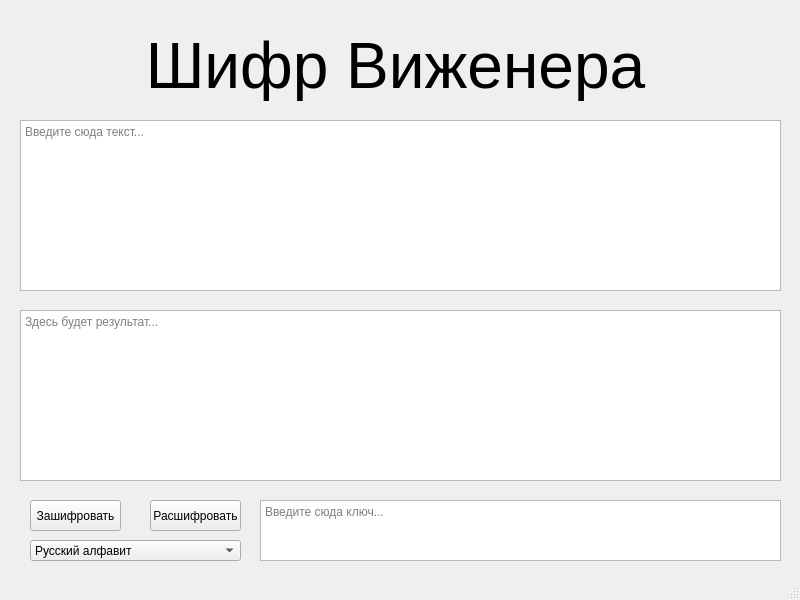
<?xml version="1.0" encoding="UTF-8"?>
<ui version="4.0">
 <class>MainWindow</class>
 <widget class="QMainWindow" name="MainWindow">
  <property name="geometry">
   <rect>
    <x>0</x>
    <y>0</y>
    <width>800</width>
    <height>600</height>
   </rect>
  </property>
  <property name="sizePolicy">
   <sizepolicy hsizetype="Fixed" vsizetype="Fixed">
    <horstretch>0</horstretch>
    <verstretch>0</verstretch>
   </sizepolicy>
  </property>
  <property name="minimumSize">
   <size>
    <width>800</width>
    <height>600</height>
   </size>
  </property>
  <property name="maximumSize">
   <size>
    <width>800</width>
    <height>600</height>
   </size>
  </property>
  <property name="windowTitle">
   <string>Шифр Виженера</string>
  </property>
  <widget class="QWidget" name="centralwidget">
   <widget class="QLabel" name="Header">
    <property name="geometry">
     <rect>
      <x>0</x>
      <y>10</y>
      <width>791</width>
      <height>111</height>
     </rect>
    </property>
    <property name="font">
     <font>
      <pointsize>48</pointsize>
     </font>
    </property>
    <property name="text">
     <string>Шифр Виженера</string>
    </property>
    <property name="alignment">
     <set>Qt::AlignCenter</set>
    </property>
   </widget>
   <widget class="QTextEdit" name="Input_Text">
    <property name="geometry">
     <rect>
      <x>20</x>
      <y>120</y>
      <width>761</width>
      <height>171</height>
     </rect>
    </property>
    <property name="html">
     <string>&lt;!DOCTYPE HTML PUBLIC &quot;-//W3C//DTD HTML 4.0//EN&quot; &quot;http://www.w3.org/TR/REC-html40/strict.dtd&quot;&gt;
&lt;html&gt;&lt;head&gt;&lt;meta name=&quot;qrichtext&quot; content=&quot;1&quot; /&gt;&lt;style type=&quot;text/css&quot;&gt;
p, li { white-space: pre-wrap; }
&lt;/style&gt;&lt;/head&gt;&lt;body style=&quot; font-family:'MS Shell Dlg 2'; font-size:8.25pt; font-weight:400; font-style:normal;&quot;&gt;
&lt;p style=&quot;-qt-paragraph-type:empty; margin-top:0px; margin-bottom:0px; margin-left:0px; margin-right:0px; -qt-block-indent:0; text-indent:0px; font-family:'Segoe UI'; font-size:9pt;&quot;&gt;&lt;br /&gt;&lt;/p&gt;&lt;/body&gt;&lt;/html&gt;</string>
    </property>
    <property name="placeholderText">
     <string>Введите сюда текст...</string>
    </property>
   </widget>
   <widget class="QTextEdit" name="Output_Text">
    <property name="geometry">
     <rect>
      <x>20</x>
      <y>310</y>
      <width>761</width>
      <height>171</height>
     </rect>
    </property>
    <property name="html">
     <string>&lt;!DOCTYPE HTML PUBLIC &quot;-//W3C//DTD HTML 4.0//EN&quot; &quot;http://www.w3.org/TR/REC-html40/strict.dtd&quot;&gt;
&lt;html&gt;&lt;head&gt;&lt;meta name=&quot;qrichtext&quot; content=&quot;1&quot; /&gt;&lt;style type=&quot;text/css&quot;&gt;
p, li { white-space: pre-wrap; }
&lt;/style&gt;&lt;/head&gt;&lt;body style=&quot; font-family:'MS Shell Dlg 2'; font-size:8.25pt; font-weight:400; font-style:normal;&quot;&gt;
&lt;p style=&quot;-qt-paragraph-type:empty; margin-top:0px; margin-bottom:0px; margin-left:0px; margin-right:0px; -qt-block-indent:0; text-indent:0px; font-family:'Segoe UI'; font-size:9pt;&quot;&gt;&lt;br /&gt;&lt;/p&gt;&lt;/body&gt;&lt;/html&gt;</string>
    </property>
    <property name="placeholderText">
     <string>Здесь будет результат...</string>
    </property>
   </widget>
   <widget class="QTextEdit" name="Key_Text">
    <property name="geometry">
     <rect>
      <x>260</x>
      <y>500</y>
      <width>521</width>
      <height>61</height>
     </rect>
    </property>
    <property name="html">
     <string>&lt;!DOCTYPE HTML PUBLIC &quot;-//W3C//DTD HTML 4.0//EN&quot; &quot;http://www.w3.org/TR/REC-html40/strict.dtd&quot;&gt;
&lt;html&gt;&lt;head&gt;&lt;meta name=&quot;qrichtext&quot; content=&quot;1&quot; /&gt;&lt;style type=&quot;text/css&quot;&gt;
p, li { white-space: pre-wrap; }
&lt;/style&gt;&lt;/head&gt;&lt;body style=&quot; font-family:'MS Shell Dlg 2'; font-size:8.25pt; font-weight:400; font-style:normal;&quot;&gt;
&lt;p style=&quot;-qt-paragraph-type:empty; margin-top:0px; margin-bottom:0px; margin-left:0px; margin-right:0px; -qt-block-indent:0; text-indent:0px; font-family:'Segoe UI'; font-size:9pt;&quot;&gt;&lt;br /&gt;&lt;/p&gt;&lt;/body&gt;&lt;/html&gt;</string>
    </property>
    <property name="placeholderText">
     <string>Введите сюда ключ...</string>
    </property>
   </widget>
   <widget class="QPushButton" name="Encrypt">
    <property name="geometry">
     <rect>
      <x>30</x>
      <y>500</y>
      <width>91</width>
      <height>31</height>
     </rect>
    </property>
    <property name="text">
     <string>Зашифровать</string>
    </property>
   </widget>
   <widget class="QPushButton" name="Decrypt">
    <property name="geometry">
     <rect>
      <x>150</x>
      <y>500</y>
      <width>91</width>
      <height>31</height>
     </rect>
    </property>
    <property name="toolTip">
     <string>&lt;html&gt;&lt;head/&gt;&lt;body&gt;&lt;p&gt;&lt;br/&gt;&lt;/p&gt;&lt;/body&gt;&lt;/html&gt;</string>
    </property>
    <property name="text">
     <string>Расшифровать</string>
    </property>
   </widget>
   <widget class="QComboBox" name="ChangeLang">
    <property name="geometry">
     <rect>
      <x>30</x>
      <y>540</y>
      <width>211</width>
      <height>21</height>
     </rect>
    </property>
    <item>
     <property name="text">
      <string>Русский алфавит</string>
     </property>
    </item>
    <item>
     <property name="text">
      <string>Английский алфавит</string>
     </property>
    </item>
   </widget>
  </widget>
  <widget class="QStatusBar" name="statusbar"/>
  <action name="Encrypt_2">
   <property name="text">
    <string>Зашифровать</string>
   </property>
   <property name="toolTip">
    <string>Зашифровать введённый текст</string>
   </property>
  </action>
 </widget>
 <resources/>
 <connections/>
</ui>
